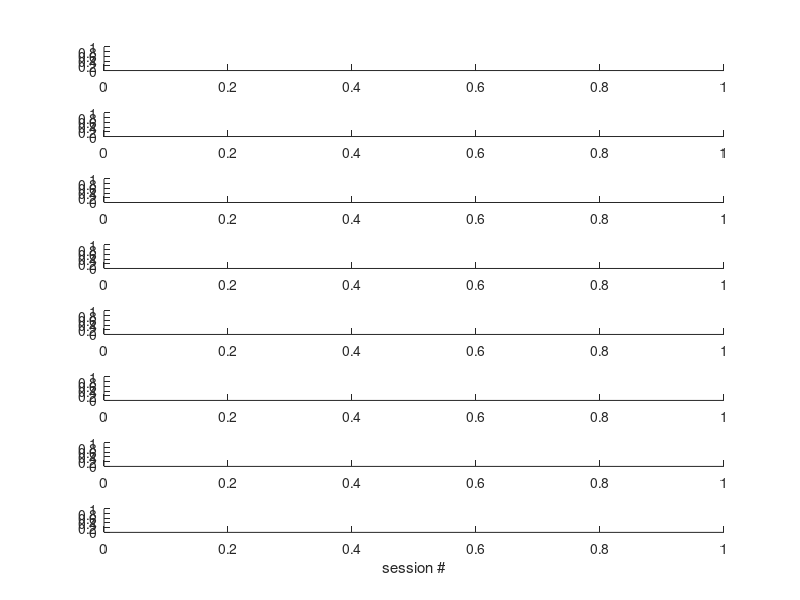

Recreate this plot in MATLAB.
function inspectAllDatasets(varargin)
f=figure;
p=inputParser;
addParamValue(p,'subjects', {'J114' 'J115' 'J116' 'J117' 'J118' 'J119' 'J122' 'J123'});
parse(p,varargin{:});
nSubjects = length(p.Results.subjects);
subjects = p.Results.subjects;

for ss = 1:nSubjects
    ax = subplot(nSubjects,1,ss,'parent',f);
    try 
        sumFiles=ls(fullfile(jlgDataDir, subjects{ss}, ...
        '*/L01_referenceLocalization/summary.mat'));
    catch
        continue;
    end
    
    sumFiles = strsplit(sumFiles,'\n');
    
    counter = 0;
    for ff = 1:length(sumFiles)
        if isempty(sumFiles{ff}), continue, end
        thisSum = load(sumFiles{ff},'xyzrcoPeak', 'params');
        
        mnBlocks = thisSum.params.mByNBlocks;
        
        x = squeeze(thisSum.xyzrcoPeak(1,:,:));
        y = squeeze(thisSum.xyzrcoPeak(2,:,:));
        z = squeeze(thisSum.xyzrcoPeak(3,:,:));
        r = squeeze(thisSum.xyzrcoPeak(4,:,:));
        c = squeeze(thisSum.xyzrcoPeak(5,:,:));
        o = squeeze(thisSum.xyzrcoPeak(6,:,:));
        
        hold(ax, 'on')

        % Z value over time each day
%         scatter(ax, counter+(1:size(z,2)), mean(z),'.'); set(ax,'ydir','rev','ylim',[1 51])
%         counter = counter+length(z)+1;
%         plot(ax, counter*[1 1], [1 51],':k')
        % C value over time each day
        scatter(ax, counter+(1:size(c,2)), mean(c),'.'); set(ax, 'ylim',[0 1])
        counter = counter+length(z)+1;
        plot(ax, counter*[1 1], [0 1],':k')
        % Y value over day
        %scatter(ax, repmat(ff,length(y(:,1)),1), y(:,1), 10,[1 1 1]*.2, 'filled' );
        
    end
    title(ax,subjects{ss})
    
end
xlabel(ax,'session #')
%ylabel(ax,'y')

